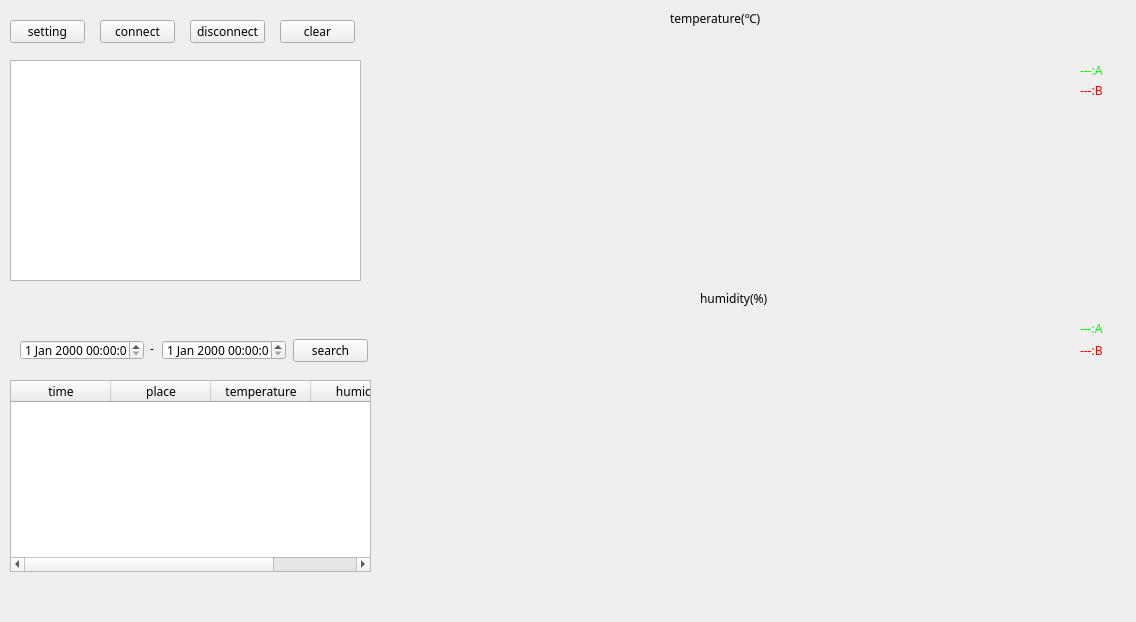
<?xml version="1.0" encoding="UTF-8"?>
<ui version="4.0">
 <class>MainWindow</class>
 <widget class="QMainWindow" name="MainWindow">
  <property name="geometry">
   <rect>
    <x>0</x>
    <y>0</y>
    <width>1136</width>
    <height>622</height>
   </rect>
  </property>
  <property name="font">
   <font>
    <family>微软雅黑</family>
   </font>
  </property>
  <property name="windowTitle">
   <string>MainWindow</string>
  </property>
  <widget class="QWidget" name="centralWidget">
   <widget class="QPushButton" name="btn_setting">
    <property name="geometry">
     <rect>
      <x>10</x>
      <y>20</y>
      <width>75</width>
      <height>23</height>
     </rect>
    </property>
    <property name="font">
     <font>
      <family>微软雅黑</family>
     </font>
    </property>
    <property name="text">
     <string>setting</string>
    </property>
   </widget>
   <widget class="QPushButton" name="pushButton">
    <property name="geometry">
     <rect>
      <x>293</x>
      <y>339</y>
      <width>75</width>
      <height>23</height>
     </rect>
    </property>
    <property name="font">
     <font>
      <family>微软雅黑</family>
     </font>
    </property>
    <property name="text">
     <string>search</string>
    </property>
   </widget>
   <widget class="QDateTimeEdit" name="dt_e">
    <property name="geometry">
     <rect>
      <x>162</x>
      <y>340</y>
      <width>124</width>
      <height>20</height>
     </rect>
    </property>
    <property name="font">
     <font>
      <family>微软雅黑</family>
     </font>
    </property>
   </widget>
   <widget class="QDateTimeEdit" name="dt_s">
    <property name="geometry">
     <rect>
      <x>20</x>
      <y>340</y>
      <width>124</width>
      <height>20</height>
     </rect>
    </property>
    <property name="font">
     <font>
      <family>微软雅黑</family>
     </font>
    </property>
   </widget>
   <widget class="QTableWidget" name="tb">
    <property name="geometry">
     <rect>
      <x>10</x>
      <y>380</y>
      <width>361</width>
      <height>192</height>
     </rect>
    </property>
    <column>
     <property name="text">
      <string>time</string>
     </property>
     <property name="font">
      <font>
       <family>微软雅黑</family>
      </font>
     </property>
    </column>
    <column>
     <property name="text">
      <string>place</string>
     </property>
     <property name="font">
      <font>
       <family>微软雅黑</family>
      </font>
     </property>
    </column>
    <column>
     <property name="text">
      <string>temperature</string>
     </property>
     <property name="font">
      <font>
       <family>微软雅黑</family>
      </font>
     </property>
    </column>
    <column>
     <property name="text">
      <string>humidity</string>
     </property>
     <property name="font">
      <font>
       <family>微软雅黑</family>
      </font>
     </property>
    </column>
   </widget>
   <widget class="QLabel" name="label">
    <property name="geometry">
     <rect>
      <x>150</x>
      <y>340</y>
      <width>16</width>
      <height>16</height>
     </rect>
    </property>
    <property name="text">
     <string>-</string>
    </property>
   </widget>
   <widget class="QPushButton" name="clear">
    <property name="geometry">
     <rect>
      <x>280</x>
      <y>20</y>
      <width>75</width>
      <height>23</height>
     </rect>
    </property>
    <property name="font">
     <font>
      <family>微软雅黑</family>
     </font>
    </property>
    <property name="text">
     <string>clear</string>
    </property>
   </widget>
   <widget class="PaintLabel" name="lb_tem">
    <property name="geometry">
     <rect>
      <x>400</x>
      <y>30</y>
      <width>681</width>
      <height>271</height>
     </rect>
    </property>
    <property name="font">
     <font>
      <pointsize>8</pointsize>
     </font>
    </property>
    <property name="text">
     <string/>
    </property>
   </widget>
   <widget class="PaintLabel2" name="lb_hum">
    <property name="geometry">
     <rect>
      <x>400</x>
      <y>320</y>
      <width>681</width>
      <height>271</height>
     </rect>
    </property>
    <property name="font">
     <font>
      <pointsize>8</pointsize>
     </font>
    </property>
    <property name="text">
     <string/>
    </property>
   </widget>
   <widget class="QTextEdit" name="log">
    <property name="geometry">
     <rect>
      <x>10</x>
      <y>60</y>
      <width>351</width>
      <height>221</height>
     </rect>
    </property>
   </widget>
   <widget class="QPushButton" name="connect">
    <property name="geometry">
     <rect>
      <x>100</x>
      <y>20</y>
      <width>75</width>
      <height>23</height>
     </rect>
    </property>
    <property name="font">
     <font>
      <family>微软雅黑</family>
     </font>
    </property>
    <property name="text">
     <string>connect</string>
    </property>
   </widget>
   <widget class="QPushButton" name="disconnect">
    <property name="geometry">
     <rect>
      <x>190</x>
      <y>20</y>
      <width>75</width>
      <height>23</height>
     </rect>
    </property>
    <property name="font">
     <font>
      <family>微软雅黑</family>
     </font>
    </property>
    <property name="text">
     <string>disconnect</string>
    </property>
   </widget>
   <widget class="QLabel" name="label_3">
    <property name="geometry">
     <rect>
      <x>700</x>
      <y>290</y>
      <width>71</width>
      <height>16</height>
     </rect>
    </property>
    <property name="font">
     <font>
      <family>微软雅黑</family>
     </font>
    </property>
    <property name="text">
     <string>humidity(%)</string>
    </property>
   </widget>
   <widget class="QLabel" name="label_4">
    <property name="geometry">
     <rect>
      <x>670</x>
      <y>10</y>
      <width>91</width>
      <height>16</height>
     </rect>
    </property>
    <property name="font">
     <font>
      <family>微软雅黑</family>
     </font>
    </property>
    <property name="text">
     <string>temperature(℃)</string>
    </property>
   </widget>
   <widget class="QLabel" name="lb_A">
    <property name="geometry">
     <rect>
      <x>1080</x>
      <y>60</y>
      <width>54</width>
      <height>21</height>
     </rect>
    </property>
    <property name="text">
     <string>&lt;html&gt;&lt;head/&gt;&lt;body&gt;&lt;p&gt;&lt;span style=&quot; color:#00ff00;&quot;&gt;---:A&lt;/span&gt;&lt;/p&gt;&lt;/body&gt;&lt;/html&gt;</string>
    </property>
   </widget>
   <widget class="QLabel" name="lb_B">
    <property name="geometry">
     <rect>
      <x>1080</x>
      <y>80</y>
      <width>54</width>
      <height>21</height>
     </rect>
    </property>
    <property name="text">
     <string>&lt;html&gt;&lt;head/&gt;&lt;body&gt;&lt;p&gt;&lt;span style=&quot; color:#ff0000;&quot;&gt;---:B&lt;/span&gt;&lt;/p&gt;&lt;/body&gt;&lt;/html&gt;</string>
    </property>
   </widget>
   <widget class="QLabel" name="lb_B_3">
    <property name="geometry">
     <rect>
      <x>1080</x>
      <y>340</y>
      <width>54</width>
      <height>21</height>
     </rect>
    </property>
    <property name="text">
     <string>&lt;html&gt;&lt;head/&gt;&lt;body&gt;&lt;p&gt;&lt;span style=&quot; color:#ff0000;&quot;&gt;---:B&lt;/span&gt;&lt;/p&gt;&lt;/body&gt;&lt;/html&gt;</string>
    </property>
   </widget>
   <widget class="QLabel" name="lb_A_3">
    <property name="geometry">
     <rect>
      <x>1080</x>
      <y>320</y>
      <width>54</width>
      <height>16</height>
     </rect>
    </property>
    <property name="text">
     <string>&lt;html&gt;&lt;head/&gt;&lt;body&gt;&lt;p&gt;&lt;span style=&quot; color:#00ff00;&quot;&gt;---:A&lt;/span&gt;&lt;/p&gt;&lt;/body&gt;&lt;/html&gt;</string>
    </property>
   </widget>
   <widget class="QLabel" name="curr_time">
    <property name="geometry">
     <rect>
      <x>70</x>
      <y>290</y>
      <width>241</width>
      <height>31</height>
     </rect>
    </property>
    <property name="text">
     <string/>
    </property>
   </widget>
  </widget>
  <widget class="QMenuBar" name="menuBar">
   <property name="geometry">
    <rect>
     <x>0</x>
     <y>0</y>
     <width>1136</width>
     <height>23</height>
    </rect>
   </property>
  </widget>
  <action name="actionbaud_rate">
   <property name="text">
    <string>baud rate</string>
   </property>
  </action>
  <action name="actionport">
   <property name="text">
    <string>port</string>
   </property>
  </action>
 </widget>
 <layoutdefault spacing="6" margin="11"/>
 <customwidgets>
  <customwidget>
   <class>PaintLabel</class>
   <extends>QLabel</extends>
   <header>paintlabel.h</header>
  </customwidget>
  <customwidget>
   <class>PaintLabel2</class>
   <extends>QLabel</extends>
   <header>paintlabel2.h</header>
  </customwidget>
 </customwidgets>
 <resources/>
 <connections/>
</ui>
